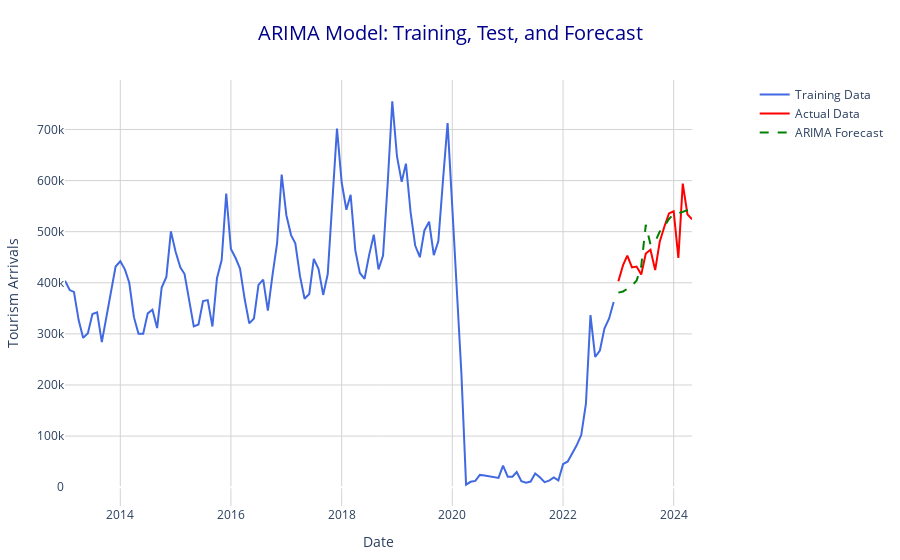

This figure's notebook cell:
### Code cell
# Plot ARIMA results
fig = make_subplots(rows=1, cols=1)

# Training data
fig.add_trace(go.Scatter(x=train['ds'], y=train['y'], mode='lines', name='Training Data', line=dict(color='royalblue', width=2)))

# Test data
fig.add_trace(go.Scatter(x=test['ds'], y=test['y'], mode='lines', name='Actual Data', line=dict(color='red', width=2)))

# ARIMA Forecast
fig.add_trace(go.Scatter(x=test['ds'], y=arima_forecast_mean[:len(test)], mode='lines', name='ARIMA Forecast', line=dict(dash='dash', color='green', width=2)))

# Customize layout
fig.update_layout(
    title={
        'text': 'ARIMA Model: Training, Test, and Forecast',
        'x': 0.5,  # Center the title
        'xanchor': 'center',
        'font': dict(size=20, color='darkblue')
    },
    xaxis_title='Date',
    yaxis_title='Tourism Arrivals',
    yaxis=dict(
        tickformat='~s',  # Format y-axis labels to show "K" for thousands
        titlefont=dict(size=14),
        tickfont=dict(size=12),
        showgrid=True,  # Add grid lines
        gridcolor='lightgray'  # Set grid line color
    ),
    xaxis=dict(
        titlefont=dict(size=14),
        tickfont=dict(size=12),
        showgrid=True,  # Add grid lines
        gridcolor='lightgray'  # Set grid line color
    ),
    legend=dict(
        x=1.1,  # Position legend outside the chart
        y=1,
        xanchor='left',
        yanchor='top',
        traceorder='normal',
        font=dict(size=12),
        bgcolor='rgba(255, 255, 255, 0)'
    ),
    plot_bgcolor='white',  # Set plot background color
    paper_bgcolor='white',  # Set paper background color
    margin=dict(l=40, r=40, t=80, b=40)  # Adjust margins
)

fig.show()
